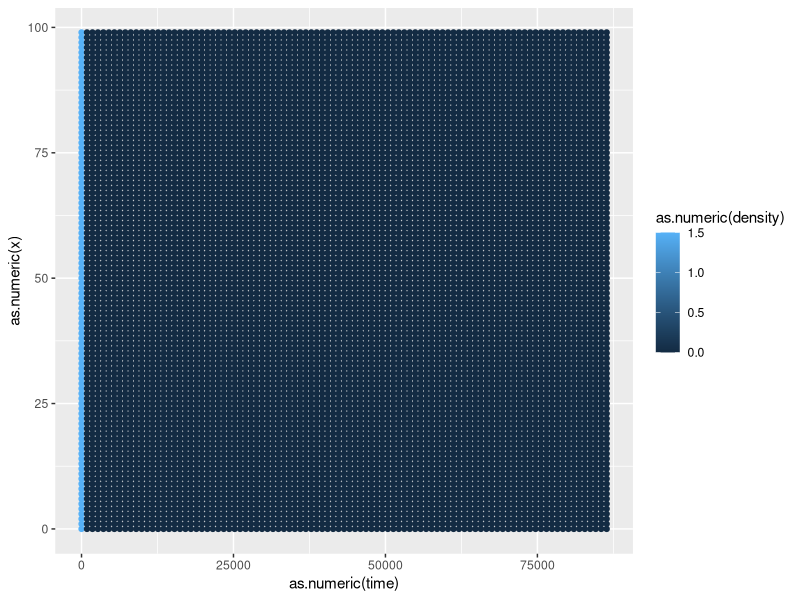
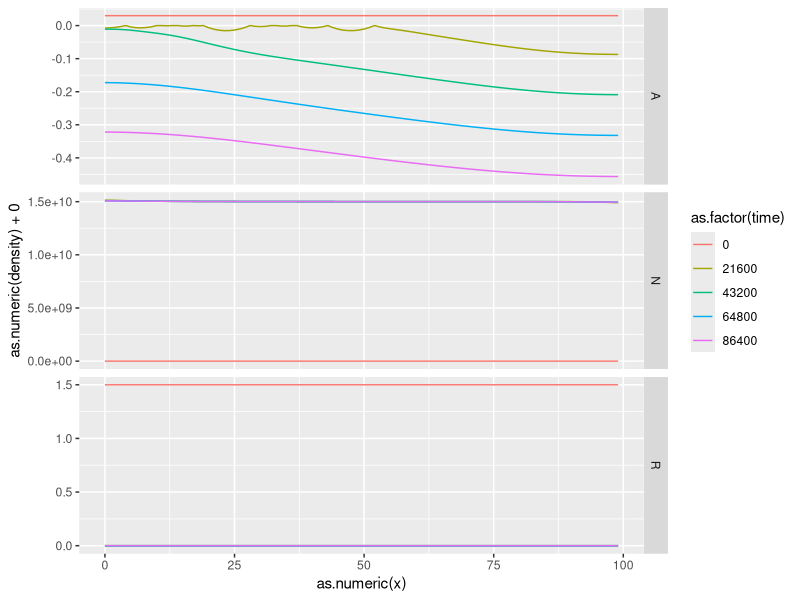
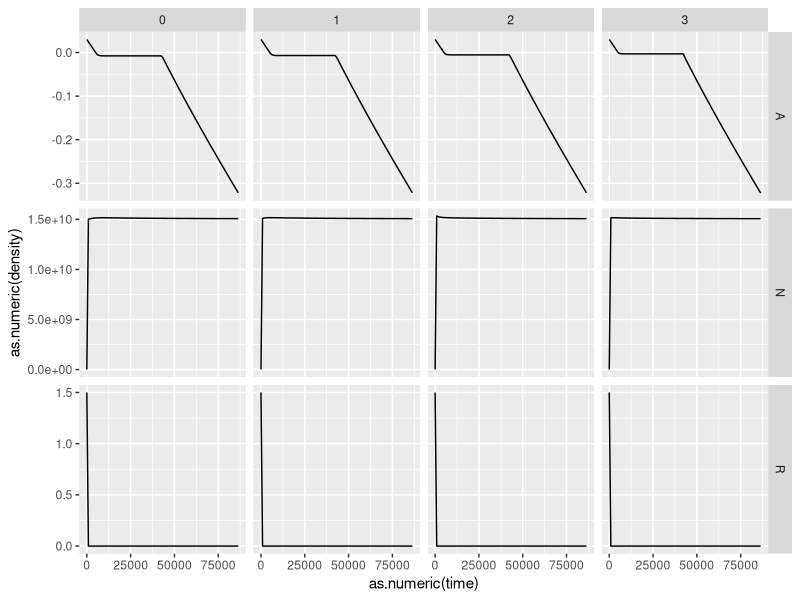

These charts were generated, in order, by the following R code:
library(deSolve)
library(ggplot2)

#Define function to calculate derivatives
derivs <- function(time, y, parms, nx, r_mid, r_end, dx, disp_dx) {
  with(as.list(parms), {
    N <- y[1:nx]
    P <- y[(nx+1):(2*nx)]
    R <- y[(2*nx+1):(3*nx)]
    A <- y[(3*nx+1):(4*nx)]
    
    #Adding this incredibly slows down the integration
    # N[N < 0] <- 0
    # P[P < 0] <- 0
    # R[R < 0] <- 0
    # A[A < 0] <- 0
    
    #Calculate diffusion & migration (zero gradient at boundaries)
    #TODO fix by r_end, rr and dr into flux
    flux_N <- -diff(r_end * -D_N * diff(c(N[1], N, N[nx]))/disp_dx)/r_mid/dx -
      chi*N*diff(diff(c(A[1], A, A[nx]))/disp_dx)/r_mid/dx
    flux_P <- -diff(r_end * -D_P * diff(c(P[1], P, P[nx]))/disp_dx)/r_mid/dx
    flux_R <- -diff(r_end * -D_R * diff(c(R[1], R, R[nx]))/disp_dx)/r_mid/dx
    flux_A <- -diff(r_end * -D_A * diff(c(A[1], A, A[nx]))/disp_dx)/r_mid/dx
    
    #Calculate growth and death
    grow_N <- c_R*yield*R/(R+k_R)*N - i*N*P
    grow_P <- i*(b-1)*N*P
    
    #Calculate consumption
    cons_R <- c_R*R/(R+k_R)*N
    cons_A <- c_A*A/(A+k_A)*N
    
    #Change = diffusion&migration + growth&death + consumption
    dN <- flux_N + grow_N
    dP <- flux_P + grow_P
    dR <- flux_R - cons_R
    dA <- flux_A - cons_A
    
    return(list(c(dN, dP, dR, dA)))
  })
}
    
#Calculate physical dimensions
radius <- 45000                      #um
nx <- 100                         #concentric circles
dx <- radius/nx                     #thickness of each circle
r_mid <- seq(dx/2,by = dx,len = nx) #distance from center to ea mid-layer
r_end <- seq(0,by = dx,len = nx+1)  #distance from center to end of each layer
disp_dx <- dx                        #dispersion distances

res_scale <- 1

#Define parameters
parms <- c(D_N = 50, D_P = 0, D_R = 800, D_A = 800,
           chi = 0*300,
           c_A = res_scale*4*10**-16, c_R = res_scale*8*10**-11,
           yield = 1*10**10/res_scale,
           k_R = res_scale*5*10**-5, k_A = res_scale*1*10**-6,
           i = 0*10**-12, b = 0*50)

#Define init conditions (NPRA)
y_init = matrix(c(
  rep(250000/round(1425/dx), round(1425/dx)), rep(0, nx-round(1425/dx)),
  rep(0, nx),
  res_scale*rep(1.5, nx),
  res_scale*rep(0.03, nx)),
  ncol = 4)

#Define times (in seconds)
times = seq(from = 0, to = 24*60*60, by = 1*60)
#to = 24*60*60, by = 5*60)

#Run model
yout <- ode.1D(y = y_init, times = times,
               func = derivs, parms = parms,
               nspec = 4, names = c("N", "P", "R", "A"),
               nx = nx, dx=dx, r_mid = r_mid, r_end = r_end, 
               disp_dx = disp_dx)
yout_df <- as.data.frame(yout)
yout_df <- yout_df[as.numeric(yout_df$time) %% (15*60) == 0, ]

#Reorganize
colnames(yout_df)[2:ncol(yout_df)] <- 
  c(paste(rep("N", nx), 0:(nx-1), sep = "_"), 
    paste(rep("P", nx), 0:(nx-1), sep = "_"),
    paste(rep("R", nx), 0:(nx-1), sep = "_"),
    paste(rep("A", nx), 0:(nx-1), sep = "_"))

yout_lng <- as.data.frame(tidyr::pivot_longer(yout_df, cols = -time,
                                              names_to = c("pop", "x"),
                                              names_sep = "_",
                                              values_to = "density"))


ggplot(data = yout_lng[yout_lng$pop == "R", ], 
       aes(x = as.numeric(time), 
           y = as.numeric(x), 
           color = as.numeric(density))) +
           #color = log10(as.numeric(ifelse(density>0, density, 0)+10)))) +
  #geom_contour_filled() +
  geom_point() +
  #geom_line(aes(group = x)) +
  #facet_grid(~pop) +
  #scale_color_continuous(name = "dens") +
  NULL

#Make contour plots
if (F) {
  n <- ggplot(data = yout_lng[yout_lng$pop == "N", ], 
              aes(x = as.numeric(time)/3600, 
                  y = as.numeric(x), 
                  z = log10(density+1))) +
    geom_contour_filled() +
    facet_grid(~pop)
  p <- ggplot(data = yout_lng[yout_lng$pop == "P", ], 
              aes(x = as.numeric(time)/3600, 
                  y = as.numeric(x), 
                  z = log10(density+1))) +
    geom_contour_filled() +
    facet_grid(~pop)
  r <- ggplot(data = yout_lng[yout_lng$pop == "R", ], 
              aes(x = as.numeric(time)/3600, 
                  y = as.numeric(x), 
                  z = log10(density+1))) +
    geom_contour_filled() +
    facet_grid(~pop) +
    NULL
  a <- ggplot(data = yout_lng[yout_lng$pop == "A", ], 
              aes(x = as.numeric(time)/3600, 
                  y = as.numeric(x), 
                  z = log10(density+1))) +
    geom_contour_filled() +
    facet_grid(~pop) +
    NULL
  
  tiff("model_plot.tiff", width = 10, height = 10, units = "in", res = 300)
  cowplot::plot_grid(n, p, r, a, nrow = 2)
  dev.off()
}

ggplot(data = yout_lng[yout_lng$time %in% summary(yout_lng$time) &
                         yout_lng$pop %in% c("R", "N", "A"), ],
       aes(x = as.numeric(x), y = as.numeric(density)+0)) +
  facet_grid(pop ~ ., scales = "free") +
  geom_line(aes(color = as.factor(time))) +
  #scale_y_continuous(trans = "log10") +
  #xlim(NA, 60) +
  #geom_hline(yintercept = 10, lty = 2) +
  NULL

ggplot(data = yout_lng[yout_lng$x %in% c(0:3) &
                         yout_lng$pop %in% c("R", "N", "A"), ],
       aes(x = as.numeric(time), y = as.numeric(density))) +
  geom_line() +
  facet_grid(pop~x, scales = "free")
